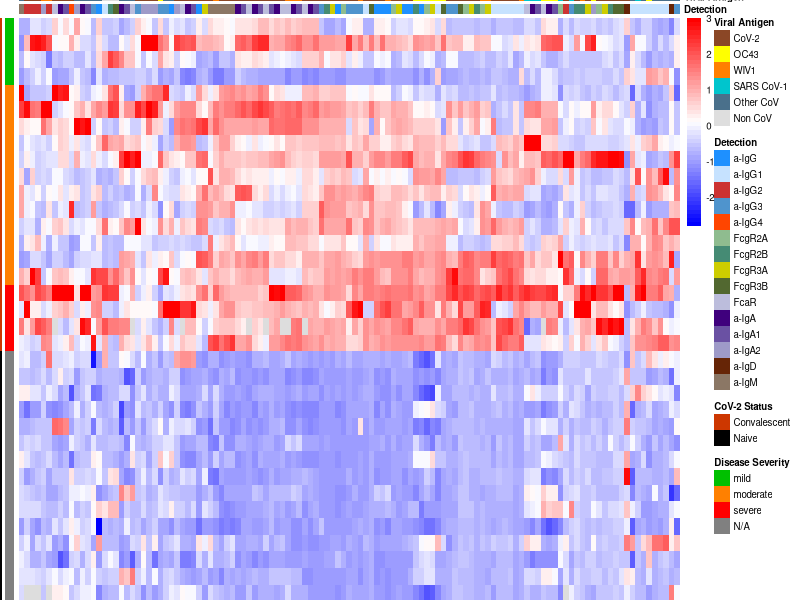
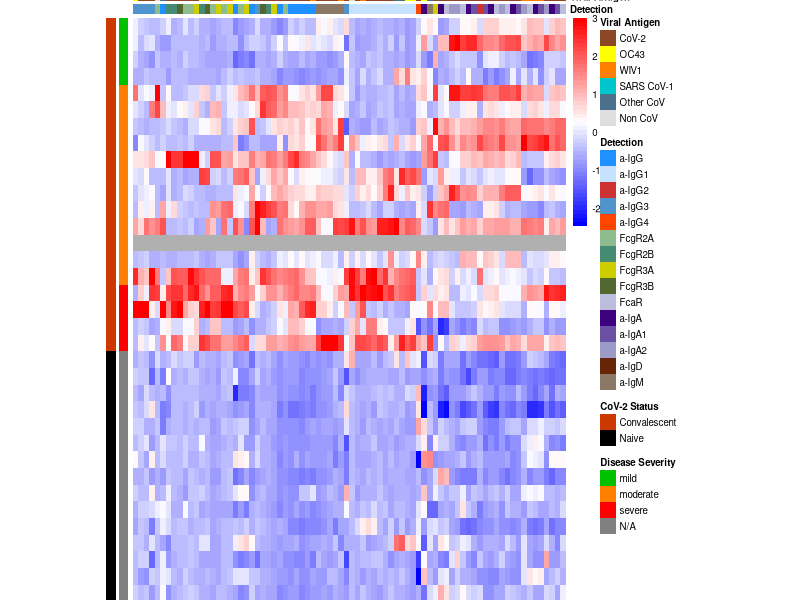

Recreate these plots in R, in order.
#################################################
# Analysis of the CoV-2 Data for DHMC
#################################################
#
# Create heatmaps to visualize differences across
# detections, antigens, and virus
#
# Written by Harini Natarajan
# June 12, 2020
#
##################################################

#install.packages("pheatmap")
library(pheatmap)

#read in the data

data <- read.csv("Fc_Array.csv", header=FALSE)
dim(data)

#break into our column categories

Categories<-data[1:4,5:ncol(data)]
Categories<-as.data.frame(t(Categories))
Categories<-Categories[,c(1,4)]
colnames(Categories)<-c("Detection", "Viral Antigen")

cov2<-c("S", "S1", "S2", "RBD", "N", "FP")
oc43 <- c("OC43 S-2P", "OC43 S")
other <- c("229E S", "229E S1", "HKU1 S", "HKU1 S1", "MERS S", "MERS S1", "NL63")
othernonCoV <- c("gE", "HA")

#now bin viral antigens

Categories$`Viral Antigen`<-as.character(Categories$`Viral Antigen`)
Categories$`Viral Antigen`[which(Categories$`Viral Antigen`%in%cov2)]<-"CoV-2"
Categories$`Viral Antigen`[which(Categories$`Viral Antigen`%in%other)]<- "Other CoV"
Categories$`Viral Antigen`[which(Categories$`Viral Antigen`%in%othernonCoV)] <- "Non CoV"
Categories$`Viral Antigen`[which(Categories$`Viral Antigen`%in%oc43)] <- "OC43"
Categories$`Viral Antigen` <- as.factor(Categories$`Viral Antigen`) 

summary(Categories)

data<-data[-c(1:4),]

#make first column row names

data[,1]<-as.character(data[,1])
data[nrow(data),1]<-"blank2"
rownames(data)<-data[,1]
data[,1]<-NULL

#make the row categories data frame

RowCategories<-data[-c(nrow(data)-1,nrow(data)),1:3]
rownames(RowCategories)<-rownames(data)[-c(nrow(data)-1,nrow(data))]
colnames(RowCategories)<-c("Sex","Disease Severity", "Age")
RowCategories<-as.data.frame(RowCategories)
RowCategories$`Sample Type`<-as.factor(c(rep("Serum",20),rep("Serum",15),rep("Nasal Wash",20),rep("Nasal Wash",15)))
RowCategories$`CoV-2 Status`<-as.factor(c(rep("Convalescent",20),rep("Naive",15),rep("Convalescent",20),rep("Naive",15)))

#rebinning into less age group
RowCategories$Age<-as.character(RowCategories$Age)
RowCategories$Age[which(RowCategories$Age%in%c("20-29","<20", "30-39"))]<-"<40" 
RowCategories$Age[which(RowCategories$Age%in%c("40-49", "50-59"))]<-"40-59"
RowCategories$Age[which(RowCategories$Age%in%c("60-69","70-79"))]<-">60"
RowCategories$Age<-as.factor(RowCategories$Age)

summary(RowCategories)

#reorder columns
RowCategories<-RowCategories[,rev(c("CoV-2 Status","Sample Type","Disease Severity","Age","Sex"))]
RowCategories$Age <- NULL
RowCategories$Sex <- NULL

data<-data[,4:ncol(data)]

#Remove antigens that are less than 10 std. dev above blanks

(cutoff<-apply(data[c(nrow(data)-1,nrow(data)),],2,sd))
cutoff<-cutoff*10

data<-data[-c(nrow(data)-1,nrow(data)),]

data<-apply(data,2,as.numeric)

#Remove columns where <25% of samples are 10SD above blank

removeThese<-c()

for(i in 1:ncol(data)){
  p<-sum(na.omit(data[,i])>cutoff[i])/length(na.omit(data[,i]))
  if(p<=0.25){
    removeThese<-append(removeThese,i)
    cat(paste(p,"\n"))
  }
}

Categories[removeThese,]

Categories<-Categories[-removeThese,]
data<-data[,-removeThese]

colnames(data)<-paste(Categories$`Viral Antigen`,1:ncol(data))
rownames(Categories)<-paste(Categories$`Viral Antigen`,1:ncol(data))


#setting our colors


IGGColors<-c("dodgerblue","#C6E2FF","#CC3232", "#4F94CD","orangered")
names(IGGColors)<-c("a-IgG","a-IgG1","a-IgG2","a-IgG3","a-IgG4")

FCColors<-c("#8fbc8f", "#458B74", "#CDCD00", "#526830", "#bcbddc")
names(FCColors)<-c("FcgR2A", "FcgR2B", "FcgR3A", "FcgR3B", "FcaR")
FCColors <- na.omit(FCColors)

IGAColors<-c("#3f007d","#6a51a3","#9e9ac8")
names(IGAColors)<-unique(Categories$Detection)[2:4]


otherColors<-c("#662506","peachpuff4")
names(otherColors)<-c("a-IgD","a-IgM")

(detectColours<-unlist(list(IGGColors,FCColors,IGAColors,otherColors)))

#install.packages("RColorBrewer")
library(RColorBrewer)
ageBlues<-brewer.pal(7,"Greys")


colors<- list(
  Detection = detectColours,
  #Antigen = c(S="#006d2c",N="#2ca25f",E="#66c2a4", FP="#99d8c9", HA="#beaed4", gE="#fdc086" ),
  #Sex = c(`F`= "chocolate1", `M`= "dimgray"),
  `Disease Severity`= c(mild="#00C000", moderate="#FF8000", severe= "#FF0000", `N/A`="#808080"),
  #Age= c(`<20`=ageBlues[1], `20-29`=ageBlues[2], `30-39`= ageBlues[3], `40-49`= ageBlues[4], `50-59`=ageBlues[7], `60-69`=ageBlues[7], `70-79`=ageBlues[7]),
  #Age= c(`<40`=ageBlues[1], `40-59`=ageBlues[4], `>60`= ageBlues[7]),
  Strain= c(`CoV-2`="sienna4", `non-CoV-2`="skyblue"),
  `Viral Antigen` = c(`CoV-2`="sienna4", `OC43`= "yellow", `WIV1`= "darkorange1", `SARS CoV-1`= "turquoise3", `Other CoV`= "skyblue4", `Non CoV`= "gray87"),
  `CoV-2 Status` = c(Convalescent="orangered3", Naive="black"))

#Scale and Center 

logdata<-log10(data)

#now check which columns are different between pos and negative, discard ones that are not. 

keepColumnsS<-c()
keepColumnsNW<-c()

for(i in 1:ncol(logdata)){
  serum<-logdata[grepl("serum",RowCategories$`Sample Type`,ignore.case = T),i]
  nasal<-na.omit(logdata[grepl("nasal",RowCategories$`Sample Type`,ignore.case = T),i])
  
  ps<-t.test(serum[1:20],serum[21:35])$p.value
  pn<-t.test(nasal[1:19],nasal[20:34])$p.value
  
  if(ps<0.05) {keepColumnsS<-append(keepColumnsS,i)}
  if(pn<0.05) {keepColumnsNW<-append(keepColumnsNW,i)}
  
}

CategoriesSerum<-Categories[keepColumnsS,]
logdataS<-logdata[grepl("serum",RowCategories$`Sample Type`,ignore.case = T),keepColumnsS]
RowCategoriesSerum <- RowCategories[grepl("serum",RowCategories$`Sample Type`,ignore.case = T),]

scaledandCenteredDataS<-scale(logdataS)
scaledandCenteredDataS[scaledandCenteredDataS>3] = 3; scaledandCenteredDataS[scaledandCenteredDataS < -3] = -3
rownames(scaledandCenteredDataS)<-rownames(RowCategoriesSerum)

CategoriesNW<-Categories[keepColumnsNW,]
logdataNW<-logdata[grepl("nasal",RowCategories$`Sample Type`,ignore.case = T),keepColumnsNW]
RowCategoriesNW <- RowCategories[grepl("nasal",RowCategories$`Sample Type`,ignore.case = T),]
scaledandCenteredDataNW<-scale(logdataNW)
scaledandCenteredDataNW[scaledandCenteredDataNW>3] = 3; scaledandCenteredDataNW[scaledandCenteredDataNW < -3] = -3
rownames(scaledandCenteredDataNW)<-rownames(RowCategoriesNW)

RowCategoriesSerum$`Sample Type` <- NULL
RowCategoriesNW$`Sample Type` <- NULL


#Write out .csv files of t-test data for classification

#colnames(scaledandCenteredDataS)<-paste(CategoriesSerum$Detection,CategoriesSerum$`Viral Antigen`,sep=".")
#write.csv(scaledandCenteredDataS,"WrightJustCOV2withTtestDataSerum.csv")

#colnames(scaledandCenteredDataNW)<-paste(CategoriesNW$Detection,CategoriesNW$`Viral Antigen`,sep=".")
#write.csv(scaledandCenteredDataNW,"WrightJustCOV2withTtestDataNW.csv")


tiff("WrightAllAgsSerumClusteringTtest.tiff",height=10, width=10, units="in",res=100)
pheatmap(scaledandCenteredDataS,scale="none",cluster_cols=T,clustering_distance_cols = "manhattan",
         cluster_rows = F, clustering_distance_rows = "manhattan", annotation_col = CategoriesSerum, annotation_row = RowCategoriesSerum,
         show_rownames=F, show_colnames=F, fontsize=7, cellheight= 12, cellwidth = 4, border_color = NA,
         annotation_colors = colors, color = colorRampPalette(c("blue", "white", "red"))(50))
dev.off()


tiff("WrightAllAgsNWClusteringTtest29added.tiff",height=10, width=10, units="in",res=100)
pheatmap(scaledandCenteredDataNW,scale="none",cluster_cols=T,clustering_distance_cols = "manhattan",
         cluster_rows = F, clustering_distance_rows = "manhattan", annotation_col = CategoriesNW, annotation_row = RowCategoriesNW,
         show_rownames=F, show_colnames=F, fontsize=7, border_color= NA, cellheight=12, cellwidth = 4,
         annotation_colors = colors, na_col="grey69", color = colorRampPalette(c("blue", "white", "red"))(50))
dev.off()